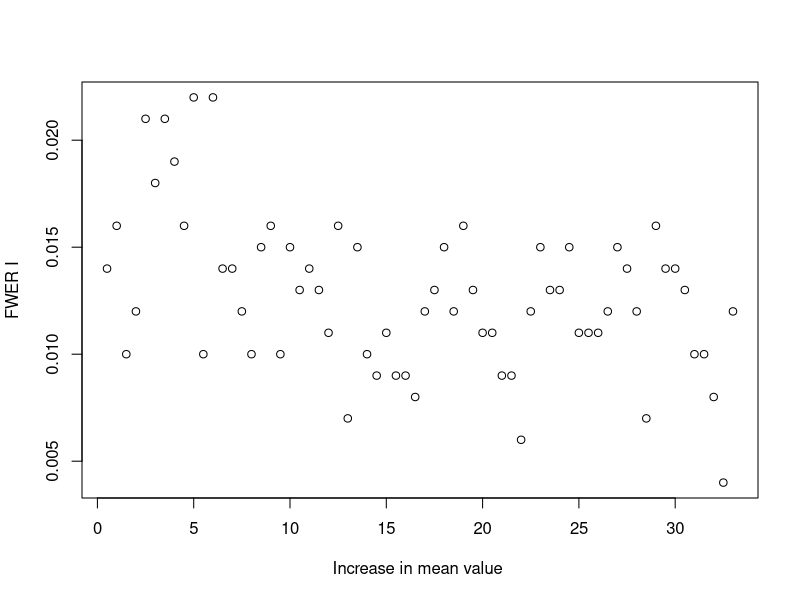
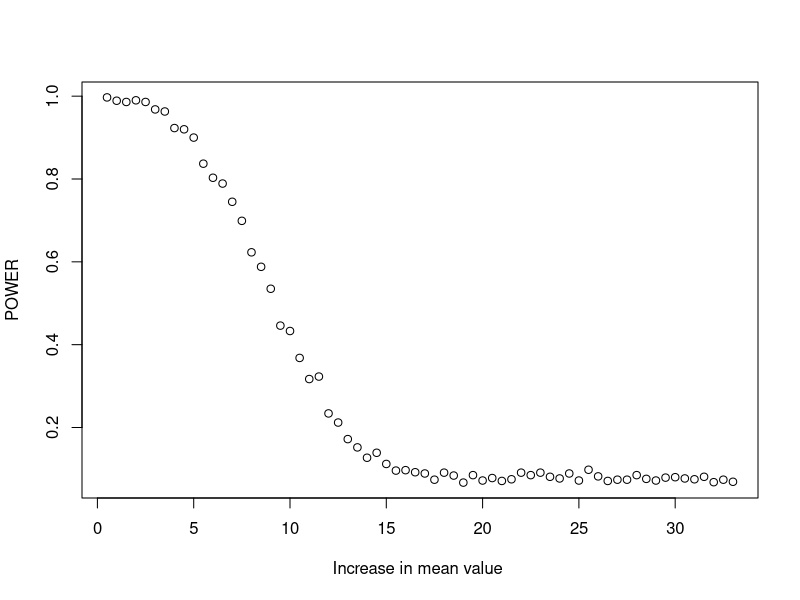
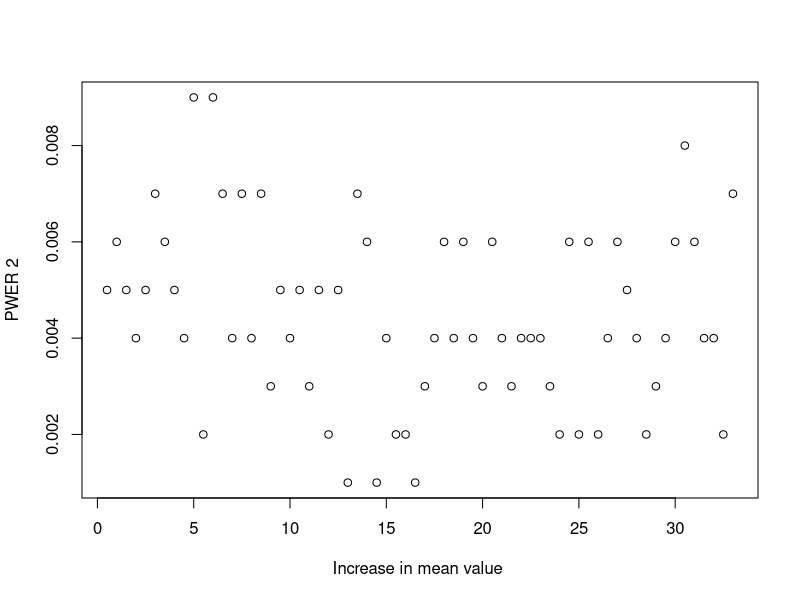
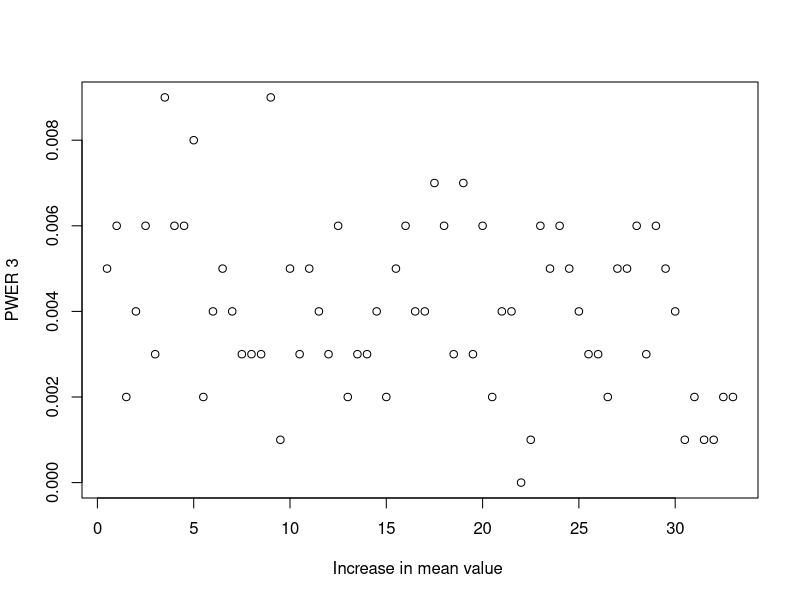
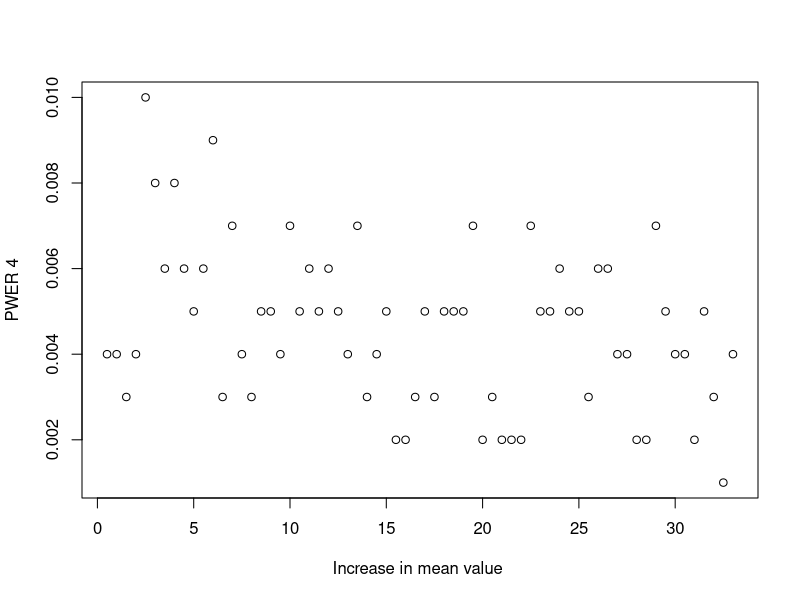
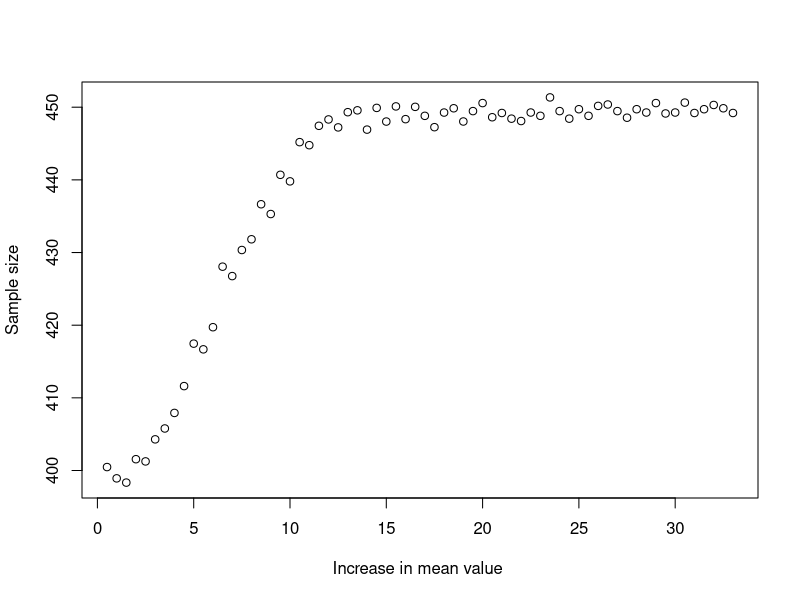

These figures' R source, in order: (Note: a time limit stopped this script after it produced the figures.)

# At phase 2:
set.seed(NULL)
delta <- 0.17
delta2 <- 16
n <- 300
n1 <- 66
sigma <- 32
tau <- 10
#attrition
a <- 0.1
p1 <- 0.2
n21 <- 38
n22 <- 20
p2 <- 0.05
p3 <- 0.025
m <- 1000
M <- 100
theta_0 <- c(0.33,0.33,0.33,0.33,0.33)
mu_0 <- c(16,16,16,16,16)
theta_1 <- c(0.33,0.33+delta,0.33+delta,0.33+delta,0.33+delta)
mu_1 <- c(16,16+delta2,16+delta2,16+delta2,16+delta2)
theta <- c(0.33,0.33+delta,0.33,0.33,0.33)
mu <- c(16,16+delta2,16,16,16)
theta <- c(0.33,0.33+delta,0.33+delta,0.33+delta,0.33+delta)
mu <- c(16,16+delta2,16+delta2,16+delta2,16+delta2)

sim_data <- function(n, theta, mu, sigma, tau){
  b <- rbinom(n,1,theta)
  y <- rnorm(n,mean = mu + tau*b,sd=sigma)
  return(cbind(b,y))
}

trial_design <- function(n, theta, mu, sigma, tau, n1, n21, n22, p1, p2, p3,a){
  #phase 2 experimental treatment
  n_1 <- floor(n1*(1-a))
  #phase 2 control treatment
  n_00 <- floor((n1*2)*(1-a))
  #phase 3 experimental treatment 
  n_21 <- floor((n_1+n21)*(1-a))
  n_22 <- floor((n_1+n22)*(1-a))
  #phase 3 control treatment 
  n_01 <- floor((n_00+0.5*n21)*(1-a))
  n_02 <- floor((n_00+0.5*n22)*(1-a))
  # generate samples
  b <- matrix(0,nrow = 4, ncol = n_1)
  A <- sim_data(n, theta[1], mu[1], sigma, tau)
  b0 <- A[1:n_00,1]
  y01 <- A[1:n_01,2]
  y02 <- A[1:n_02,2]
  y1 <- matrix(0,nrow = 4, ncol = n_21)
  y2 <- matrix(0,nrow = 4, ncol = n_22)
  for (i in 1:4){
    d <- sim_data(n, theta[i+1], mu[i+1], sigma, tau)
    b[i,] <- d[1:n_1,1]
    y1[i,] <- d[1:n_21,2]
    y2[i,] <- d[1:n_22,2]
  }
  # interim analysis
  test_result <- rep(-1, 4)
  test_statistic <- rep(0,4)
  for (i in 1:4){
    test_statistic[i] <- chisq.test(rbind(c(sum(b[i,]), n_1-sum(b[i,])),
                                          c(sum(b0), n_00-sum(b0))))$p.value
    if (test_statistic[i]<p1){
      test_result[i] <- 1 
    }
  }
  if (length(which(test_result==1, arr.ind=TRUE))>2){
    test_result[which.min(test_statistic)] <- -1
    test_statistic[which.min(test_statistic)] <- 1
    if (length(which(test_result==1, arr.ind=TRUE))>2){
      test_result[which.min(test_statistic)]<- -1
    }
  }
  test_result_mu <- test_result
  #phase 3:
  test_result_reject <- which(test_result==1, arr.ind=TRUE)
  #  1 success
  if (length(test_result_reject)==1){
    test_result_mu[test_result_reject] <- t.test(y1[test_result_reject,], y01, alternative = "two.sided")$p.value <  p2
  }
  # 2 and more sucess
  if (length(test_result_reject)>1){
    for (j in test_result_reject){
      test_result_mu[j] <- t.test(y2[j,], y02, alternative = "two.sided")$p.value < p3
    }
  }
  return(test_result_mu)
}


trial_assess_mu <- function(m,n,theta_0, mu_0,theta_1,mu_1, theta, mu, sigma, tau, n1, n21, n22, p1, p2, p3,a){
  f <- matrix(0,nrow=m,ncol=4)
  for (i in 1:m){
    f[i,] <- trial_design(n, theta, mu, sigma, tau, n1, n21, n22, p1, p2, p3,a)
  }
  k1 = k2 = 0
  True_null = False_null = numeric(0)
  for (j in 1:4){
    if (mu[j+1]==mu_0[j+1]){
      True_null <- append(True_null,j) 
    }
  }
  for (j in 1:4){
    if (mu[j+1]!=mu_0[j+1]){
      False_null <- append(False_null,j) 
    }
  }
  if (length(True_null)==0){
    fwer1 <- NA 
  }
  if (length(True_null)==1){
    f1 <- f[,True_null]
    for (i in 1:m){
      if (length(which(f1[i]==1, arr.ind=TRUE))>0){
        k1 <- k1+1
      }
    }  
  } 
  if (length(True_null)>1){
    f1 <- f[,True_null]
    for (i in 1:m){
      if (length(which(f1[i,]==1, arr.ind=TRUE))>0){
        k1 <- k1+1
      }
    }  
  } 
  if (length(False_null)==0){
    fwer2 <- NA 
  }
  if (length(False_null)==1){
    f1 <- f[,False_null]
    for (i in 1:m){
      if (length(which(f1[i]==1, arr.ind=TRUE))>0){
        k2 <- k2+1
      }
    }  
  } 
  if (length(False_null)>1){
    f1 <- f[,False_null]
    for (i in 1:m){
      if (length(which(f1[i,]==1, arr.ind=TRUE))>0){
        k2 <- k2+1
      }
    }  
  } 
  fwer1 <- k1/m
  fwer2 <- k2/m
  power <- 1-fwer2
  E1 <- numeric(0)
  P <- numeric(0)
  for (i in True_null){
    E1 <-append(E1,length(which(f[,i]==1, arr.ind=TRUE))/m)
  }
  for (i in False_null){
    P <-append(P,1- length(which(f[,i]!=1, arr.ind=TRUE))/m)
  }
  my_list <- list("fwer1" = fwer1,"power" = power, "error1"=E1, "power" = P)
  return(my_list)
}  
trial_assess_mu(m,n,theta_0, mu_0,theta_1,mu_1, theta, mu, sigma, tau, 
                n1, n21, n22, p1, p2, p3,a)

#sample size
sample_size <- function(m,n, theta, mu, sigma, tau, n1, n21, n22, p1, p2, p3,a){
  f <- matrix(0,nrow=m,ncol=4)
  for (i in 1:m){
    f[i,] <- trial_design(n, theta, mu, sigma, tau, n1, n21, n22, p1, p2, p3,a)
  }
  N <- rep(0,m)
  for (i in 1:m){
    if (length(which(f[i,]==-1, arr.ind=TRUE))<3){
      N[i] <- 491
    }
    if (length(which(f[i,]==-1, arr.ind=TRUE))==3){
      N[i] <- 426
    }
    if (length(which(f[i,]==-1, arr.ind=TRUE))==4){
      N[i] <- 359
    }
  } 
  return(mean(N))
}
sample_size(m,n, theta, mu, sigma, tau, n1, n21, n22, p1, p2, p3,a)



###################### Scenario 1
delta1_group <- seq(0.01,0.66,0.01) 
delta2_group <- 50*delta1_group
fwer1 <- rep(0,length(delta2_group))
power <- rep(0,length(delta2_group))
error1 <- matrix(0,nrow =3,ncol=length(delta2_group))
powerk <- rep(0,length(delta2_group))
N <- rep(0,length(delta2_group))
for (i in 1:length(delta2_group)){
  theta <- c(0.33,0.33+delta1_group[i],0.33,0.33,0.33)
  theta_0 <- c(0.33,0.33,0.33,0.33,0.33)
  theta_1 <- c(0.33,0.33+delta1_group[i],0.33+delta1_group[i]
               ,0.33+delta1_group[i],0.33+delta1_group[i])
  mu <- c(16,16+delta2_group[i],16,16,16)
  mu_0 <- c(16,16,16,16,16)
  mu_1 <- c(16,16+delta2_group[i],16+delta2_group[i]
            ,16+delta2_group[i],16+delta2_group[i])
  assess <- trial_assess_mu(m,n,theta_0, mu_0,theta_1,mu_1, theta, mu, sigma, 
                            tau, n1, n21, n22, p1, p2, p3,a)
  fwer1[i] <- assess$fwer1
  power[i] <- assess$power
  for (j in 1:3){
    error1[j,i] <- assess$error1[j]
  }
}
plot(delta2_group,fwer1, xlab = "Increase in mean value ",ylab = "FWER I")
plot(delta2_group,power ,xlab = "Increase in mean value ",ylab = "POWER")
plot(delta2_group,error1[1,], xlab = "Increase in mean value ",ylab = "PWER 2")
plot(delta2_group,error1[2,], xlab = "Increase in mean value ",ylab = "PWER 3")
plot(delta2_group,error1[3,], xlab = "Increase in mean value ",ylab = "PWER 4")

for (i in 1:length(delta2_group)){
  mu <- c(16,16+delta2_group[i],16,16,16)
  theta <- c(0.33,0.33+delta1_group[i],0.33,0.33,0.33)
  N[i] <- sample_size(m,n, theta, mu, sigma, tau, n1, n21, n22, p1, p2, p3,a)
}
plot(delta2_group, N, xlab = "Increase in mean value ",ylab = "Sample size")





###################### Scenario 2

# At phase 2:
theta_0 <- c(0.33,0.33,0.33,0.33,0.33,0.33)
mu_0 <- c(16,16,16,16,16,16)
theta_1 <- c(0.33,0.33+delta,0.33+delta,0.33+delta,0.33+delta,0.33+delta)
mu_1 <- c(16,16+delta2,16+delta2,16+delta2,16+delta2,16+delta2)
theta <- c(0.33,0.33+delta,0.33,0.33,0.33,0.33)
mu <- c(16,16+delta2,16,16,16,16)

sim_data <- function(n, theta, mu, sigma, tau){
  b <- rbinom(n,1,theta)
  y <- rnorm(n,mean = mu + tau*b,sd=sigma)
  return(cbind(b,y))
}


trial_design <- function(n, theta, mu, sigma, tau, n1, n21, n22, p1, p2, p3,a){
  #phase 2 experimental treatment
  n_1 <- floor(n1*(1-a))
  #phase 2 control treatment
  n_00 <- floor((n1*sqrt(5))*(1-a))
  #phase 3 experimental treatment 
  n_21 <- floor((n_1+n21)*(1-a))
  n_22 <- floor((n_1+n22)*(1-a))
  #phase 3 control treatment 
  n_01 <- floor((n_00+0.5*n21)*(1-a))
  n_02 <- floor((n_00+0.5*n22)*(1-a))
  # generate samples
  b <- matrix(0,nrow = 5, ncol = n_1)
  A <- sim_data(n, theta[1], mu[1], sigma, tau)
  b0 <- A[1:n_00,1]
  y01 <- A[1:n_01,2]
  y02 <- A[1:n_02,2]
  y1 <- matrix(0,nrow = 5, ncol = n_21)
  y2 <- matrix(0,nrow = 5, ncol = n_22)
  for (i in 1:5){
    d <- sim_data(n, theta[i+1], mu[i+1], sigma, tau)
    b[i,] <- d[1:n_1,1]
    y1[i,] <- d[1:n_21,2]
    y2[i,] <- d[1:n_22,2]
  }
  # interim analysis
  test_result <- rep(-1, 5)
  test_statistic <- rep(0,5)
  for (i in 1:5){
    test_statistic[i] <- chisq.test(rbind(c(sum(b[i,]), n_1-sum(b[i,])),
                                          c(sum(b0), n_00-sum(b0))))$p.value
    if (test_statistic[i]<p1){
      test_result[i] <- 1 
    }
  }
  if (length(which(test_result==1, arr.ind=TRUE))>2){
    test_result[which.min(test_statistic)] <- -1
    test_statistic[which.min(test_statistic)] <- 1
    if (length(which(test_result==1, arr.ind=TRUE))>2){
      test_result[which.min(test_statistic)]<- -1
      test_statistic[which.min(test_statistic)] <- 1
      if (length(which(test_result==1, arr.ind=TRUE))>2){
        test_result[which.min(test_statistic)]<- -1
      }
    }
  }
  test_result_mu <- test_result
  #phase 3:
  test_result_reject <- which(test_result==1, arr.ind=TRUE)
  #  1 success
  if (length(test_result_reject)==1){
    test_result_mu[test_result_reject] <- t.test(y1[test_result_reject,], y01, alternative = "two.sided")$p.value <  p2
  }
  # 2 and more sucess
  if (length(test_result_reject)>1){
    for (j in test_result_reject){
      test_result_mu[j] <- t.test(y2[j,], y02, alternative = "two.sided")$p.value < p3
    }
  }
  return(test_result_mu)
}


trial_assess_mu <- function(m,n,theta_0, mu_0,theta_1,mu_1, theta, mu, sigma, tau, n1, n21, n22, p1, p2, p3,a){
  f <- matrix(0,nrow=m,ncol=5)
  for (i in 1:m){
    f[i,] <- trial_design(n, theta, mu, sigma, tau, n1, n21, n22, p1, p2, p3,a)
  }
  k1 = k2 = 0
  True_null = False_null = numeric(0)
  for (j in 1:5){
    if (mu[j+1]==mu_0[j+1]){
      True_null <- append(True_null,j) 
    }
  }
  for (j in 1:5){
    if (mu[j+1]!=mu_0[j+1]){
      False_null <- append(False_null,j) 
    }
  }
  if (length(True_null)==0){
    fwer1 <- NA 
  }
  if (length(True_null)==1){
    f1 <- f[,True_null]
    for (i in 1:m){
      if (length(which(f1[i]==1, arr.ind=TRUE))>0){
        k1 <- k1+1
      }
    }  
  } 
  if (length(True_null)>1){
    f1 <- f[,True_null]
    for (i in 1:m){
      if (length(which(f1[i,]==1, arr.ind=TRUE))>0){
        k1 <- k1+1
      }
    }  
  } 
  if (length(False_null)==0){
    fwer2 <- NA 
  }
  if (length(False_null)==1){
    f1 <- f[,False_null]
    for (i in 1:m){
      if (length(which(f1[i]==1, arr.ind=TRUE))>0){
        k2 <- k2+1
      }
    }  
  } 
  if (length(False_null)>1){
    f1 <- f[,False_null]
    for (i in 1:m){
      if (length(which(f1[i,]==1, arr.ind=TRUE))>0){
        k2 <- k2+1
      }
    }  
  } 
  fwer1 <- k1/m
  fwer2 <- k2/m
  power <- 1-fwer2
  E1 <- numeric(0)
  P <- numeric(0)
  for (i in True_null){
    E1 <-append(E1,length(which(f[,i]==1, arr.ind=TRUE))/m)
  }
  for (i in False_null){
    P <-append(P,1- length(which(f[,i]!=1, arr.ind=TRUE))/m)
  }
  my_list <- list("fwer1" = fwer1,"power" = power, "error1"=E1, "power" = P)
  return(my_list)
}  


delta1_group <- seq(0.01,0.66,0.01) 
delta2_group <- 50*delta1_group
fwer1 <- rep(0,length(delta2_group))
power <- rep(0,length(delta2_group))
error1 <- matrix(0,nrow =4,ncol=length(delta2_group))
powerk <- rep(0,length(delta2_group))
N <- rep(0,length(delta2_group))
for (i in 1:length(delta2_group)){
  theta <- c(0.33,0.33+delta1_group[i],0.33,0.33,0.33,0.33)
  theta_0 <- c(0.33,0.33,0.33,0.33,0.33,0.33)
  theta_1 <- c(0.33,0.33+delta1_group[i],0.33+delta1_group[i]
               ,0.33+delta1_group[i],0.33+delta1_group[i],0.33+delta1_group[i])
  mu <- c(16,16+delta2_group[i],16,16,16,16)
  mu_0 <- c(16,16,16,16,16,16)
  mu_1 <- c(16,16+delta2_group[i],16+delta2_group[i]
            ,16+delta2_group[i],16+delta2_group[i],16+delta2_group[i])
  assess <- trial_assess_mu(m,n,theta_0, mu_0,theta_1,mu_1, theta, mu, sigma, 
                            tau, n1, n21, n22, p1, p2, p3,a)
  fwer1[i] <- assess$fwer1
  power[i] <- assess$power
  for (j in 1:4){
    error1[j,i] <- assess$error1[j]
  }
}
par(mfrow=c(1,1))
plot(delta2_group,fwer1, xlab = "Increase in mean value ",ylab = "FWER I")
plot(delta2_group,power ,xlab = "Increase in mean value ",ylab = "POWER")
plot(delta2_group,error1[1,], xlab = "Increase in mean value ",ylab = "PWER 2")
plot(delta2_group,error1[2,], xlab = "Increase in mean value ",ylab = "PWER 3")
plot(delta2_group,error1[3,], xlab = "Increase in mean value ",ylab = "PWER 4")
plot(delta2_group,error1[4,], xlab = "Increase in mean value ",ylab = "PWER 5")
sample_size <- function(m,n, theta, mu, sigma, tau, n1, n21, n22, p1, p2, p3,a){
  f <- matrix(0,nrow=m,ncol=5)
  for (i in 1:m){
    f[i,] <- trial_design(n, theta, mu, sigma, tau, n1, n21, n22, p1, p2, p3,a)
  }
  N <- rep(0,m)
  for (i in 1:m){
    if (length(which(f[i,]==-1, arr.ind=TRUE))<4){
      N[i] <- 491+59
    }
    if (length(which(f[i,]==-1, arr.ind=TRUE))==4){
      N[i] <- 426+59
    }
    if (length(which(f[i,]==-1, arr.ind=TRUE))==5){
      N[i] <- 359+59
    }
  } 
  return(mean(N))
}

sample_size(m,n, theta, mu, sigma, tau, n1, n21, n22, p1, p2, p3,a)
for (i in 1:length(delta2_group)){
  mu <- c(16,16+delta2_group[i],16,16,16,16)
  theta <- c(0.33,0.33+delta1_group[i],0.33,0.33,0.33,0.33)
  N[i] <- sample_size(m,n, theta, mu, sigma, tau, n1, n21, n22, p1, p2, p3,a)
}
par(mfrow=c(1,1))
plot(delta2_group,N, xlab="Increase in mean value", ylab="Sample size" ) 


###################### Scenario 3

#rerun the codes before Scenario 1

h <- rep(0,100)
tau_group <- seq(1:100)
for (tau in tau_group){
  h[tau] <- sample_size(m,n, theta, mu, sigma,tau, n1, n21, n22, p1, p2, p3,a)
}
plot(tau_group,h, xlab="Increase in coefficient", ylab="Sample size" ) 

fwer1 <- rep(0,length(tau_group))
power <- rep(0,length(tau_group))
error1 <- matrix(0,nrow =3,ncol=length(tau_group))
powerk <- rep(0,length(tau_group))
for (tau in tau_group){
  theta_0 <- c(0.33,0.33,0.33,0.33,0.33)
  mu_0 <- c(16 + tau*theta_0[1],16+ tau*theta_0[2],16+ tau*theta_0[3],16+ tau*theta_0[4]
            ,16+ tau*theta_0[5])
  theta_1 <- c(0.33,0.33+delta,0.33+delta,0.33+delta,0.33+delta)
  mu_1 <- c(16+tau*theta_1[1],16+tau*theta_1[2],16+tau*theta_1[3],
            16+tau*theta_1[4],16+tau*theta_1[5])
  theta <- c(0.33,0.33+delta,0.33,0.33,0.33)
  mu <- c(16 + tau*theta[1],16+ tau*theta[2],16+ tau*theta[3],16+ tau*theta[4]
          ,16+ tau*theta[5])
  assess <- trial_assess_mu(m,n,theta_0, mu_0,theta_1,mu_1, theta, mu, sigma, 
                            tau, n1, n21, n22, p1, p2, p3,a)
  fwer1[tau] <- assess$fwer1
  power[tau] <- assess$power
  for (j in 1:3){
    error1[j,tau] <- assess$error1[j]
  }
}
plot(tau_group,fwer1, xlab = "Increase in coefficient ",ylab = "FWER I")
plot(tau_group,power ,xlab = "Increase in coefficient ",ylab = "POWER")
plot(tau_group,error1[1,], xlab = "Increase in coefficient ",ylab = "PWER 2")
plot(tau_group,error1[2,], xlab = "Increase in coefficient ",ylab = "PWER 3")
plot(tau_group,error1[3,], xlab = "Increase in coefficient ",ylab = "PWER 4")
